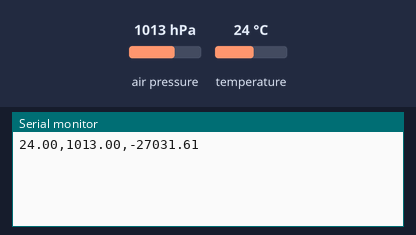
A sketch run on a simulated Arduino Uno, built with avr-gcc and run on an emulated ATmega328P. Parts: the last lines printed to the serial monitor. The test bench sets the inputs (shaded band); at power-on: air pressure 1013 hPa, temperature 24 °C.

Above: at 1.2 s.
1.3 s: air pressure set to 952 hPa
At 3.0 s:
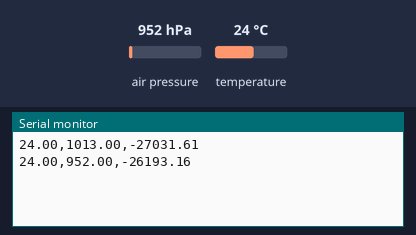
3.6 s: temperature set to 12 °C
At 4.8 s:
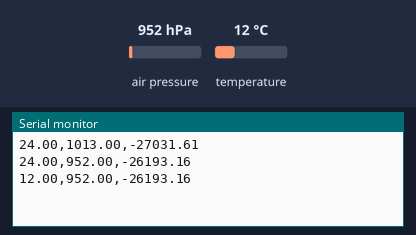
5.9 s: air pressure set to 975 hPa
At 6.5 s:
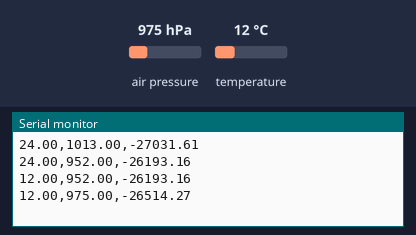
Timing chart, 0 to 8.9 s (numbered marks = the images above; inputs shaded):
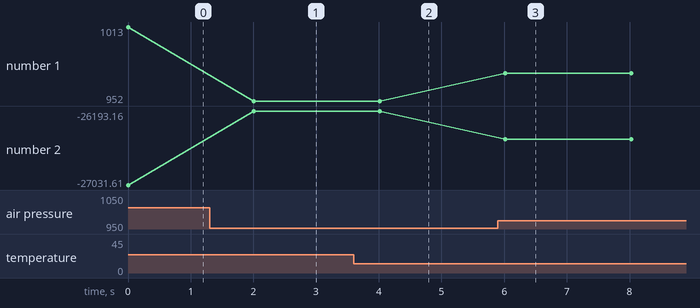

Measured:
- after the input at 1.3 s, the serial monitor: prints a new line after 0.71 s (image 1)
- after the input at 3.6 s, the serial monitor: prints a new line after 0.41 s (image 2)
- after the input at 5.9 s, the serial monitor: prints a new line after 0.12 s (image 3)
- plotted number 1: 1013 → 952 after the input at 1.3 s, 952 → 975 after the input at 5.9 s
- plotted number 2: -27031.61 → -26193.16 after the input at 1.3 s, -26193.16 → -26514.27 after the input at 5.9 s

The sketch:

lectorArduino.ino
```cpp
#include <Wire.h>
#include <Adafruit_Sensor.h>
#include <Adafruit_BMP280.h>

Adafruit_BMP280 bmp;

void setup() {
  Serial.begin(9600);
  if (!bmp.begin(0x76)) {
    Serial.println("No se encontro el sensor BMP280.");
    while (1);
  }
}

void loop() {
  float temperatura = bmp.readTemperature();
  float presion = bmp.readPressure() / 100.0F;  // Convertir Pa a hPa
  float altitud = bmp.readAltitude(83);      //altitude de managua


  Serial.print(temperatura);
  Serial.print(",");
  Serial.print(presion);
  Serial.print(",");
  Serial.println(altitud);

  delay(2000);
}
```
